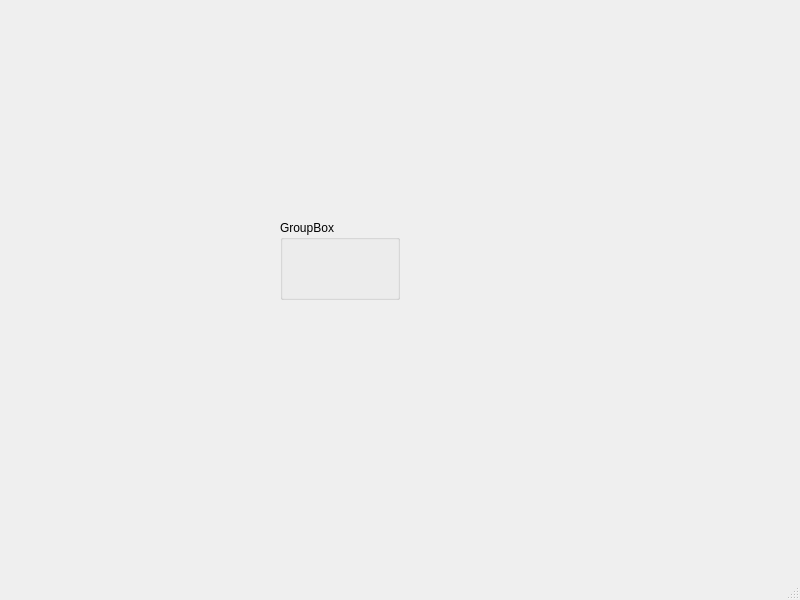
<?xml version="1.0" encoding="UTF-8"?>
<ui version="4.0">
 <class>MainWindow</class>
 <widget class="QMainWindow" name="MainWindow">
  <property name="geometry">
   <rect>
    <x>0</x>
    <y>0</y>
    <width>800</width>
    <height>600</height>
   </rect>
  </property>
  <property name="windowTitle">
   <string>MainWindow</string>
  </property>
  <widget class="QWidget" name="centralwidget">
   <widget class="QGroupBox" name="groupBox">
    <property name="geometry">
     <rect>
      <x>280</x>
      <y>220</y>
      <width>120</width>
      <height>80</height>
     </rect>
    </property>
    <property name="title">
     <string>GroupBox</string>
    </property>
   </widget>
  </widget>
  <widget class="QMenuBar" name="menubar">
   <property name="geometry">
    <rect>
     <x>0</x>
     <y>0</y>
     <width>800</width>
     <height>22</height>
    </rect>
   </property>
  </widget>
  <widget class="QStatusBar" name="statusbar"/>
 </widget>
 <resources/>
 <connections/>
</ui>
